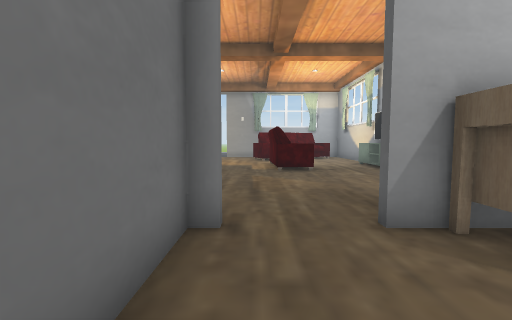
[1] (above)

20 first-person views from a walk through a 3-D level made in the Unity game engine. The camera is 1.2 m above the floor, tilts 4° down and sees 90° across. Doors are open. The floor is counted in squares, 1 m on a side. Each view is taken from the middle of a square. On the plan, view 1 faces up. The plan holds only what a view shows up to about 12 squares ahead; the rest is blank. The place goes on beyond the plan. The player character is not drawn. Some animated figures are not drawn. Some surface patterns are stand-ins.

[2]
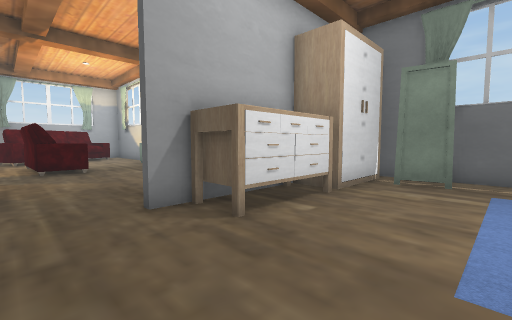

[3]
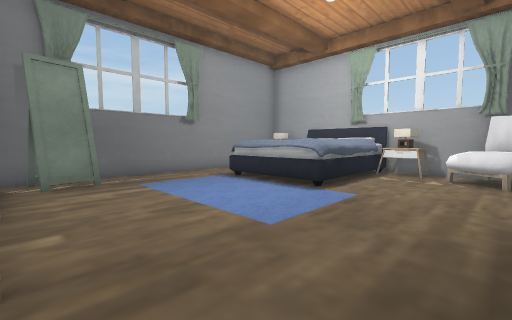

[4]
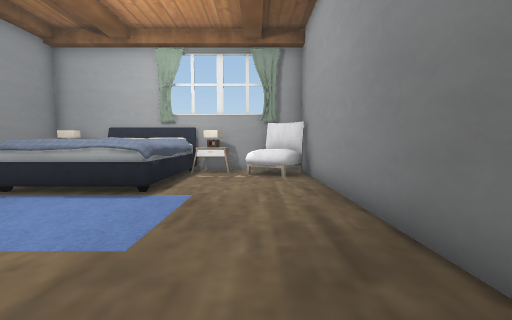

[5]
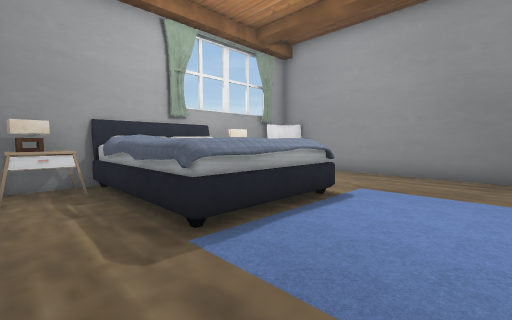

[6]
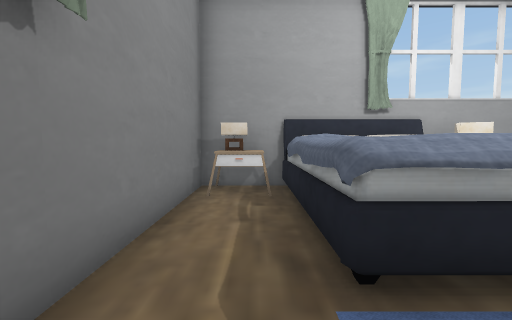

[7]
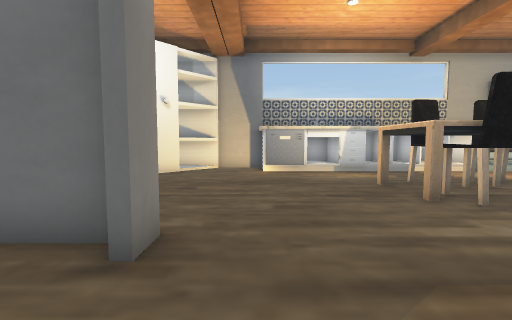

[8]
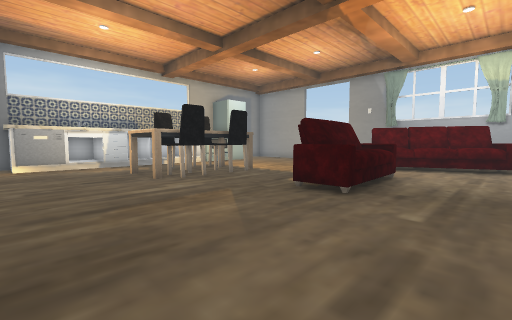

[9]
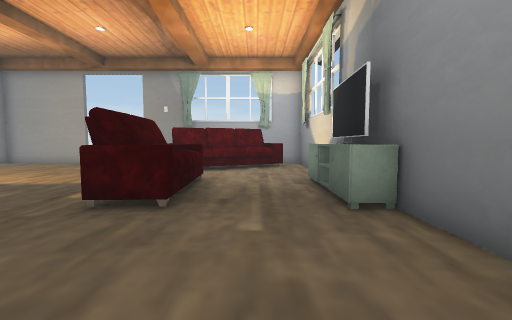

[10]
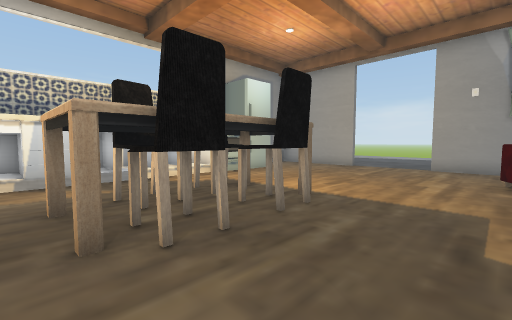

[11]
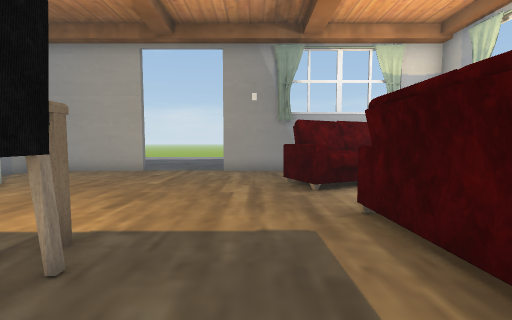

[12]
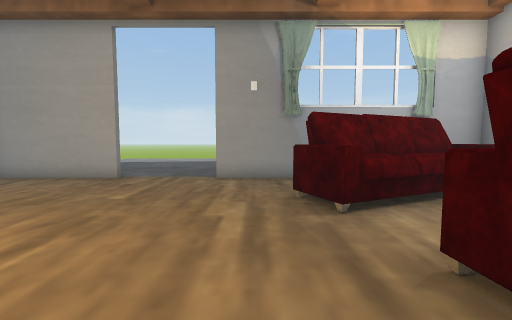

[13]
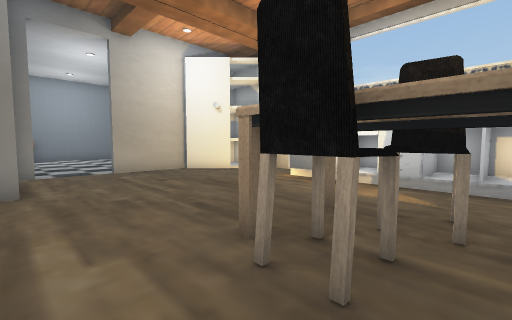

[14]
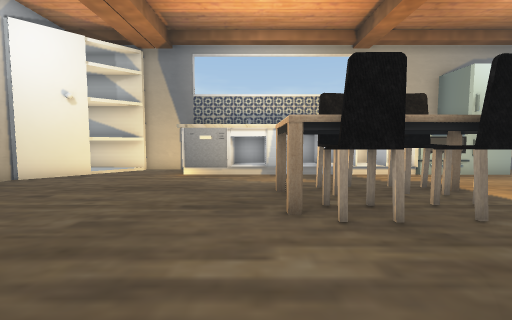

[15]
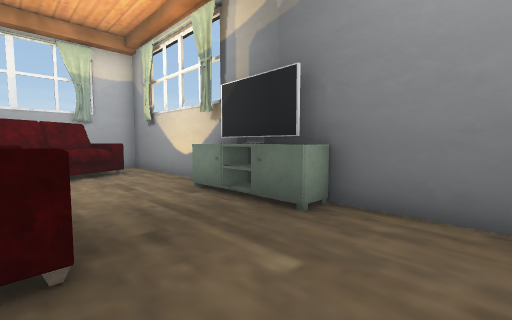

[16]
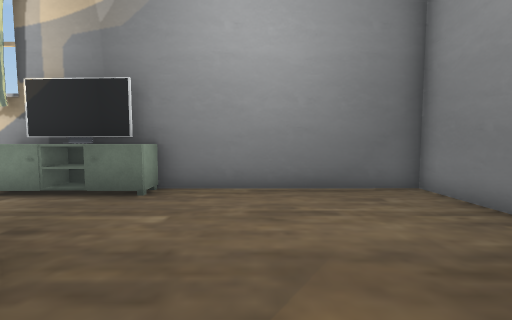

[17]
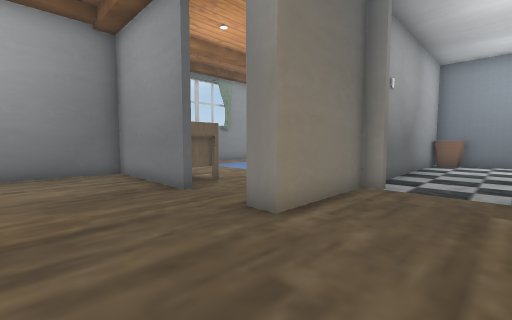

[18]
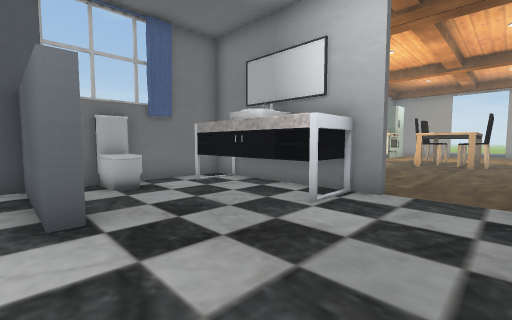

[19]
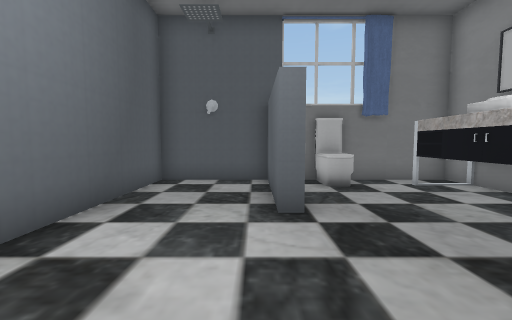

[20]
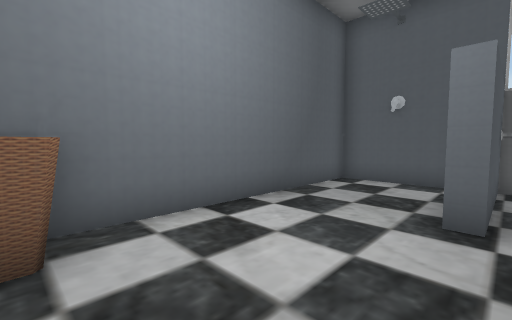

### Floor plan
Ten units are one square. View 1 is at (0, 0); x grows to the right and y downward. Boxes are objects, and circles mark ways between rooms. Rooms are numbered by the first view taken in them; rooms with no view inside come last. Other rooms are left out.
<svg viewBox="-110 -215 210 315">
<path fill="none" stroke="#000" d="M83 0 81 -14M85 -1 83 -14 88 -15M38 -35 18 -35M71 90 95 90 95 -24M-10 -35 -10 90 38 90M-83 -135 -83 -53 -101 -53 -101 -31M18 -38 66 -38 65 -206 42 -206M66 -105 57 -105 57 -141M65 -128 56 -128M9 -206 -24 -206M-56 -206 -96 -206M-19 -3 -12 -3 -12 -38 -5 -38M-99 -33 -99 -9M-99 -33 -71 -5M-55 -3 -40 -3M-101 0 -101 15M-101 -202 -101 -190M-84 0 -101 0M-12 73 -12 16M-40 0 -55 0M-101 15 -101 90 -20 90"/>
<rect x="-5" y="65" width="20" height="20" fill="#bbb"><title>other object</title></rect>
<rect x="15" y="75" width="20" height="10" fill="#bbb"><title>other object</title></rect>
<rect x="25" y="-35" width="30" height="20" fill="#bbb"><title>other object</title></rect>
<rect x="35" y="45" width="40" height="50" fill="#bbb"><title>other object</title></rect>
<rect x="35" y="35" width="40" height="10" fill="#bbb"><title>other object</title></rect>
<rect x="55" y="-35" width="40" height="20" fill="#bbb"><title>other object</title></rect>
<rect x="75" y="75" width="20" height="10" fill="#bbb"><title>other object</title></rect>
<rect x="-105" y="-175" width="30" height="20" fill="#bbb"><title>other object</title></rect>
<rect x="-95" y="-5" width="50" height="30" fill="#bbb"><title>other object</title></rect>
<rect x="-95" y="-155" width="20" height="20" fill="#bbb"><title>other object</title></rect>
<rect x="-65" y="-105" width="20" height="10" fill="#bbb"><title>other object</title></rect>
<rect x="-65" y="-125" width="20" height="10" fill="#bbb"><title>other object</title></rect>
<rect x="-55" y="-95" width="20" height="10" fill="#bbb"><title>other object</title></rect>
<rect x="-55" y="-115" width="10" height="10" fill="#bbb"><title>other object</title></rect>
<rect x="-55" y="-135" width="30" height="10" fill="#bbb"><title>other object</title></rect>
<rect x="-35" y="-105" width="10" height="20" fill="#bbb"><title>other object</title></rect>
<rect x="-35" y="-125" width="10" height="20" fill="#bbb"><title>other object</title></rect>
<rect x="-5" y="-195" width="60" height="40" fill="#bbb"><title>other object</title></rect>
<rect x="5" y="-145" width="20" height="40" fill="#bbb"><title>other object</title></rect>
<rect x="-95" y="45" width="40" height="20" fill="#bbb"><title>other object</title></rect>
<rect x="-95" y="25" width="10" height="30" fill="#bbb"><title>other object</title></rect>
<rect x="-25" y="75" width="10" height="10" fill="#bbb"><title>other object</title></rect>
<circle cx="5" cy="-35" r="3" fill="#2a7"/>
<circle cx="-30" cy="0" r="3" fill="#2a7"/>
<text x="40" y="30">1</text>
<text x="-20" y="-110">2</text>
<text x="-50" y="50">3</text>
</svg>
Room 1 opens to room 2. Room 2 opens to room 3.

Where each view was taken, in squares from view 1:
view 1: 0 up, 0 right, facing up
view 2: 1 down, 0 right, facing up-right
view 3: 2 up, 0 right, facing down-right
view 4: 2 up, 1 right, facing down
view 5: 1 down, 9 right, facing down-left
view 6: 2 down, 8 right, facing down
view 7: 5 up, 2 right, facing left
view 8: 5 up, 5 right, facing up-left
view 9: 6 up, 4 right, facing up
view 10: 8 up, 0 right, facing up-left
view 11: 10 up, 1 left, facing up
view 12: 12 up, 1 left, facing up
view 13: 11 up, 1 left, facing down-left
view 14: 8 up, 1 right, facing left
view 15: 8 up, 2 right, facing up-right
view 16: 8 up, 0 right, facing right
view 17: 7 up, 4 left, facing down-right
view 18: 6 down, 2 left, facing up-left
view 19: 6 down, 2 left, facing left
view 20: 5 down, 2 left, facing down-left
